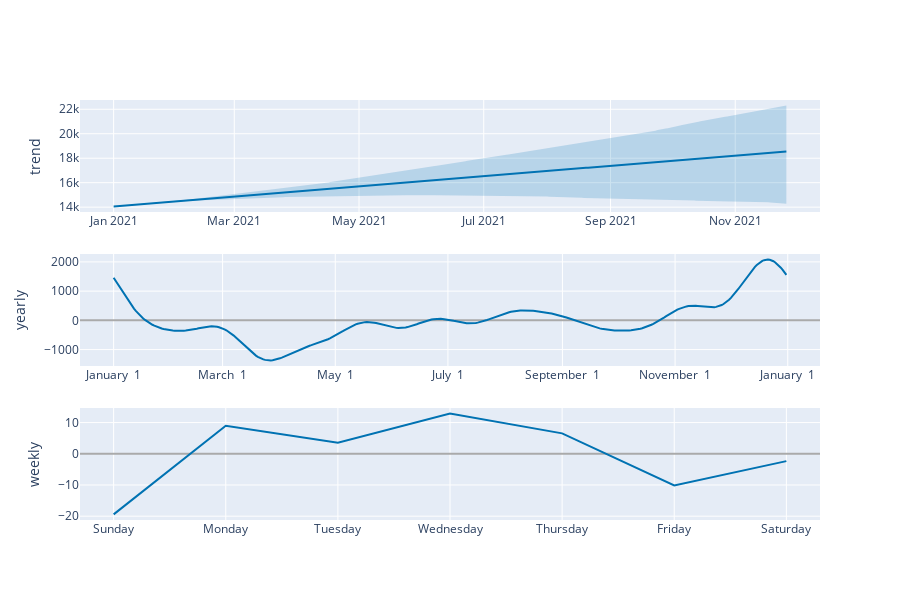

Notebook cell for this chart:
### Code cell
# Forecast Components
plot_components_plotly(model, forecast)

### Figure 1 — Plotly figure (JSON) as saved in the notebook; plotly's stock layout.template omitted (floating-point values rounded to 4 significant figures; data arrays with more than 128 entries replaced by an {"elided": "..."} marker saying what was removed)
{"data": [{"line": {"color": "#0072B2", "width": 2}, "mode": "lines", "name": "trend", "type": "scatter", "x": {"elided": "330 str values"}, "xaxis": "x", "y": {"elided": "330 float values"}, "yaxis": "y"}, {"line": {"color": "rgba(0, 114, 178, 0.2)", "width": 0}, "mode": "lines", "name": "trend_upper", "type": "scatter", "x": {"elided": "330 str values"}, "xaxis": "x", "y": {"elided": "330 float values"}, "yaxis": "y"}, {"fill": "tonexty", "fillcolor": "rgba(0, 114, 178, 0.2)", "line": {"color": "rgba(0, 114, 178, 0.2)", "width": 0}, "mode": "lines", "name": "trend_lower", "type": "scatter", "x": {"elided": "330 str values"}, "xaxis": "x", "y": {"elided": "330 float values"}, "yaxis": "y"}, {"line": {"color": "#0072B2", "width": 2}, "mode": "lines", "name": "yearly", "type": "scatter", "x": {"elided": "365 str values"}, "xaxis": "x2", "y": {"elided": "365 float values"}, "yaxis": "y2"}, {"line": {"color": "#0072B2", "width": 2}, "mode": "lines", "name": "weekly", "type": "scatter", "x": ["2017-01-01T00:00:00", "2017-01-02T00:00:00", "2017-01-03T00:00:00", "2017-01-04T00:00:00", "2017-01-05T00:00:00", "2017-01-06T00:00:00", "2017-01-07T00:00:00"], "xaxis": "x3", "y": [-19.43, 8.973, 3.526, 12.88, 6.541, -10.14, -2.352], "yaxis": "y3"}], "layout": {"height": 600, "showlegend": false, "width": 900, "xaxis": {"anchor": "y", "domain": [0, 1], "range": ["2020-12-15T13:12:00", "2021-12-12T10:48:00"], "type": "date"}, "xaxis2": {"anchor": "y2", "domain": [0, 1], "range": ["2016-12-13T18:54:02.958904115", "2018-01-18T11:04:57.863013581"], "tickformat": "%B %e", "type": "date"}, "xaxis3": {"anchor": "y3", "domain": [0, 1], "range": ["2016-12-31T16:48:00", "2017-01-07T07:12:00"], "tickformat": "%A", "type": "date"}, "yaxis": {"anchor": "x", "domain": [0.7333, 1], "rangemode": "normal", "title": {"text": "trend"}, "zerolinecolor": "#AAA"}, "yaxis2": {"anchor": "x2", "domain": [0.3667, 0.6333], "title": {"text": "yearly"}, "zerolinecolor": "#AAA"}, "yaxis3": {"anchor": "x3", "domain": [0, 0.2667], "title": {"text": "weekly"}, "zerolinecolor": "#AAA"}}}
